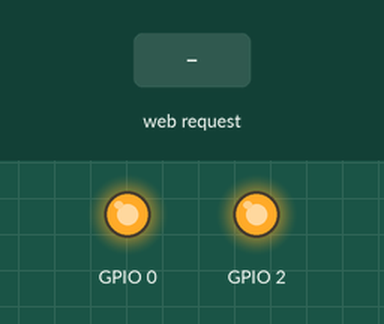
The sketch below on a simulated ESP8266 (NodeMCU). Shown: output pins drawn as LEDs (lit = HIGH). The inputs (shaded band) are chosen by the test bench. WiFi joins after 1.5 s; servers stay silent unless stated; what the sketch prints to the serial monitor is not drawn.

Above: at 2.7 s.
2.8 s: HTTP request GET /power received
At 2.87 s:
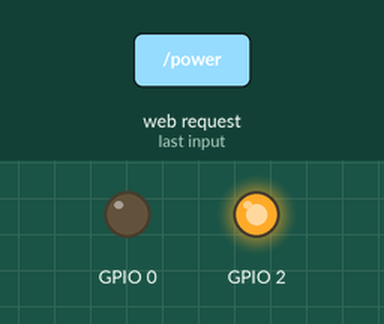
4.6 s: HTTP request GET /led received
At 5.2 s:
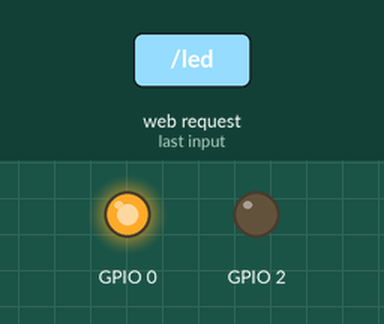
6.1 s: HTTP request GET /power received
At 6.17 s:
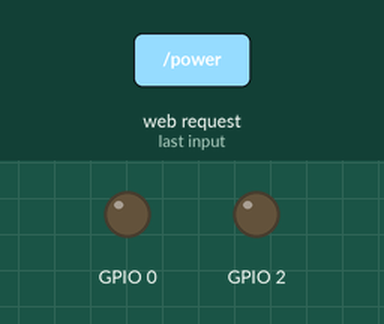
Timing chart, 0 to 9.1 s (numbered marks = the images above; inputs shaded):
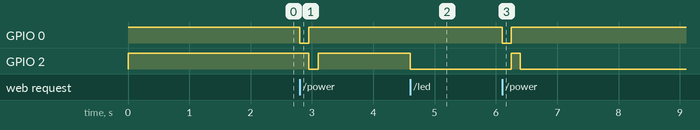

The sketch:

wifi_power_button.ino
```cpp
#include <ESP8266WiFi.h>
#include <WiFiClient.h>
#include <ESP8266WebServer.h>
#include <ESP8266mDNS.h>
#include "wifi_power_button.h"


/////////////////////////////////////////////////////////////////////////////////
// Variable setup
/////////////////////////////////////////////////////////////////////////////////

// Variables defined in wifi_power_button.h
const char* ssid     = USRSSID;
const char* password = USRPSK;
const int   pin      = POWER_PIN;
const int   led      = LED_PIN;
const int   led_brightness = LED_BRIGHTNESS;

// Change these values if using static IP for project (see wifi_power_button.h)
#ifdef USE_STATIC_IP
  const IPAddress ip(192, 168, 1, 110);
  const IPAddress gateway(192, 168, 1, 1);
  const IPAddress subnet(255, 255, 255, 0);
  const IPAddress dns(192, 168, 1, 1);
#endif

// Set LED to be on or off at start (default is off)
bool status = false;

// Create server instance
ESP8266WebServer server(80);


/////////////////////////////////////////////////////////////////////////////////
// Main functions
/////////////////////////////////////////////////////////////////////////////////

//
// Setup
//
void setup(){
  // Prepare GPIO pins
  pinMode(pin, OUTPUT);
  digitalWrite(pin, HIGH);
  pinMode(led, OUTPUT);
  analogWrite(led, 1024); // off initially

  // Start serial monitor
  Serial.begin(115200);
  delay(10);

  Serial.println("===========================");
  Serial.println();
  Serial.print("Connecting to ");
  Serial.println(ssid);

  // Configure wifi and optionally the static IP
  #ifdef USE_STATIC_IP
    WiFi.config(ip, gateway, subnet, dns);
  #endif
  WiFi.begin(ssid, password);

  // Connect to wifi
  while (WiFi.status() != WL_CONNECTED) {
    delay(500);
    Serial.print(".");
  }
  Serial.println();
  Serial.println("WiFi connected");
  Serial.println(WiFi.localIP());

  // Setup mDNS if enabled
  #ifdef USE_MDNS
    if (MDNS.begin(MDNSNAME)) {
      Serial.println("MDNS responder started");
      Serial.print("Server accessable at: http://");
      Serial.print(MDNSNAME);
      Serial.println(".local");
    }
  #endif

  // Setup server
  server.on("/", handleRoot);
  server.on("/power", handlePowerButtonPress);
  server.on("/led", handleLEDButtonPress);
  server.onNotFound(handleNotFound);
  server.begin();

  Serial.println("HTTP server started");
  Serial.println();
  Serial.println("===========================");
}


//
// Loop
//
void loop(void) {
  server.handleClient();
  #ifdef USE_MDNS
    MDNS.update();
  #endif
}


/////////////////////////////////////////////////////////////////////////////////
// Server functions
/////////////////////////////////////////////////////////////////////////////////


//
// Root handler
//
void handleRoot() {
  String s = MAIN_page;
  server.send(200, "text/html", s); // use html defined in index.h
}


//
// Power button handler
//
void handlePowerButtonPress() {
  triggerPower();
  blinkLED();
  server.sendHeader("Location", "/", true);   // Redirect home
  server.send(302, "text/plane","");
}


//
// LED button handler
//
void handleLEDButtonPress() {
  toggleLED();
  server.sendHeader("Location", "/", true);   // Redirect home
  server.send(302, "text/plane","");
}


//
// 404 handler
//
void handleNotFound() {
  String message = "File Not Found\n\n";
  message += "URI: ";
  message += server.uri();
  message += "\nMethod: ";
  message += (server.method() == HTTP_GET) ? "GET" : "POST";
  message += "\nArguments: ";
  message += server.args();
  message += "\n";

  for (uint8_t i = 0; i < server.args(); i++) {
    message += " " + server.argName(i) + ": " + server.arg(i) + "\n";
  }

  server.send(404, "text/plain", message);
}


/////////////////////////////////////////////////////////////////////////////////
// Helper functions
/////////////////////////////////////////////////////////////////////////////////


//
// Pulls the pin to ground briefly to simulate a button push
//
void triggerPower() {
  Serial.println("POWER BUTTON HIT\n");
  digitalWrite(pin, LOW);
  delay(150);
  digitalWrite(pin, HIGH);
}


//
// Blinks the LED off or on depending on led status
//
void blinkLED() {
  analogWrite(led, (status ? 1024 : led_brightness));
  delay(150);
  analogWrite(led, (status ? led_brightness : 1024));
}


//
// Turns LED on or off
//
void toggleLED() {
  analogWrite(led, (status ? 1024 : led_brightness));   // OFF : ON
  status = !status;
}
```

index.h
```cpp
#ifndef INDEX_H
#define INDEX_H

/*
 * Saves the webpage to flash memory. You can use any html you would like,
 * just replace everything between "R"=====(" and ")=====";".
 * For more info see: https://github.com/lukehod/wifi-power-button
 */
const char MAIN_page[] PROGMEM = R"=====(
<!DOCTYPE html>
<html lang="en">
<title>RPi Power Control</title>
<meta name="viewport" content="width=device-width, initial-scale=1">
<link rel="stylesheet" href="https://www.w3schools.com/w3css/4/w3.css">
<link rel="stylesheet" href="https://use.fontawesome.com/releases/v5.12.1/css/all.css" integrity="sha384-v8BU367qNbs/aIZIxuivaU55N5GPF89WBerHoGA4QTcbUjYiLQtKdrfXnqAcXyTv" crossorigin="anonymous">

<style>
body {
  min-height: 100vh;
}
.main {
  min-height: 100vh;
}
.cell {
  text-align: center;
  margin: 40px 0 40px 0;
}
#button {
  box-shadow: 0 8px 16px 0 rgba(0,0,0,0.2), 0 6px 20px 0 rgba(0,0,0,0.19);
}
</style>

<body style="min-height:100vh;">
  <div class="w3-display-container w3-light-grey main">
    <div class="w3-container w3-padding-large w3-teal w3-center">
      <h1>RPi Power Control</h1>
    </div>
    <div class="w3-cell-row w3-display-middle">
      <div class="w3-cell w3-mobile cell">
        <a href="power" class="w3-button w3-jumbo w3-black w3-round-large" id="button"><i class="fas fa-power-off"></i></a>
      </div>
      <div class="w3-cell w3-mobile cell">
        <a href="led" class="w3-button w3-jumbo w3-black w3-round-large" id="button"><i class="fas fa-lightbulb"></i></a>
      </div>
    </div>
  </div>
</body>

</html>
)=====";

#endif
```

wifi_power_button.h
```cpp
#ifndef WIFI_POWER_BUTTON_H
#define WIFI_POWER_BUTTON_H

/////////////////////////////////////////////////////////////////////////////////
// Configurable settings:
/////////////////////////////////////////////////////////////////////////////////

/*
 * Enter your wifi SSID and password below
 */
#define USRSSID  "your wifi ssid"
#define USRPSK   "your wifi password"

/*
 * Set GPIO Pins (leave as default unless you know what you are doing)
 *
 *    POWER_PIN - GPIO output pin to control on/off functionality
 *    LED_PIN - GPIO pin to control LED, default is on-board LED
 */
#define POWER_PIN 0; // GPIO0 D3
#define LED_PIN   2; // GPIO2 D4

/*
 * Adjust brightness of LED
 *    Set value between 1023 (lowest) to 0 (brightest)
 */
#define LED_BRIGHTNESS 0;

/*
 * Uncomment both these lines to enable mDNS functionality:
 */
//#define USE_MDNS
//#define MDNSNAME "wifipowerbutton"

/*
 *  Uncomment to enable static IP.
 *  Edit the IPAddress lines in the main file for your network settings.
 */
//#define USE_STATIC_IP


/////////////////////////////////////////////////////////////////////////////////
// DONT CHANGE ANYTHING PAST THIS POINT!
/////////////////////////////////////////////////////////////////////////////////

// Function declarations
void triggerPower(void);
void handleNotFound(void);
void handleLEDButtonPress(void);
void handlePowerButtonPress(void);
void handleBrightness(void);
void handleRoot(void);
void blinkLED(void);
void toggleLED(void);
void toggleBrightness(void);

// Include the html file
#include "index.h"

#endif
```

Measured:
- after the input at 2.8 s, GPIO 0: HIGH → LOW at once, → HIGH 0.15 s later; GPIO 2: HIGH → LOW after 0.15 s, → HIGH 0.15 s later
- after the input at 4.6 s, GPIO 2: HIGH → LOW at once
- after the input at 6.1 s, GPIO 0: HIGH → LOW at once, → HIGH 0.15 s later; GPIO 2: LOW → HIGH after 0.15 s, → LOW 0.15 s later
